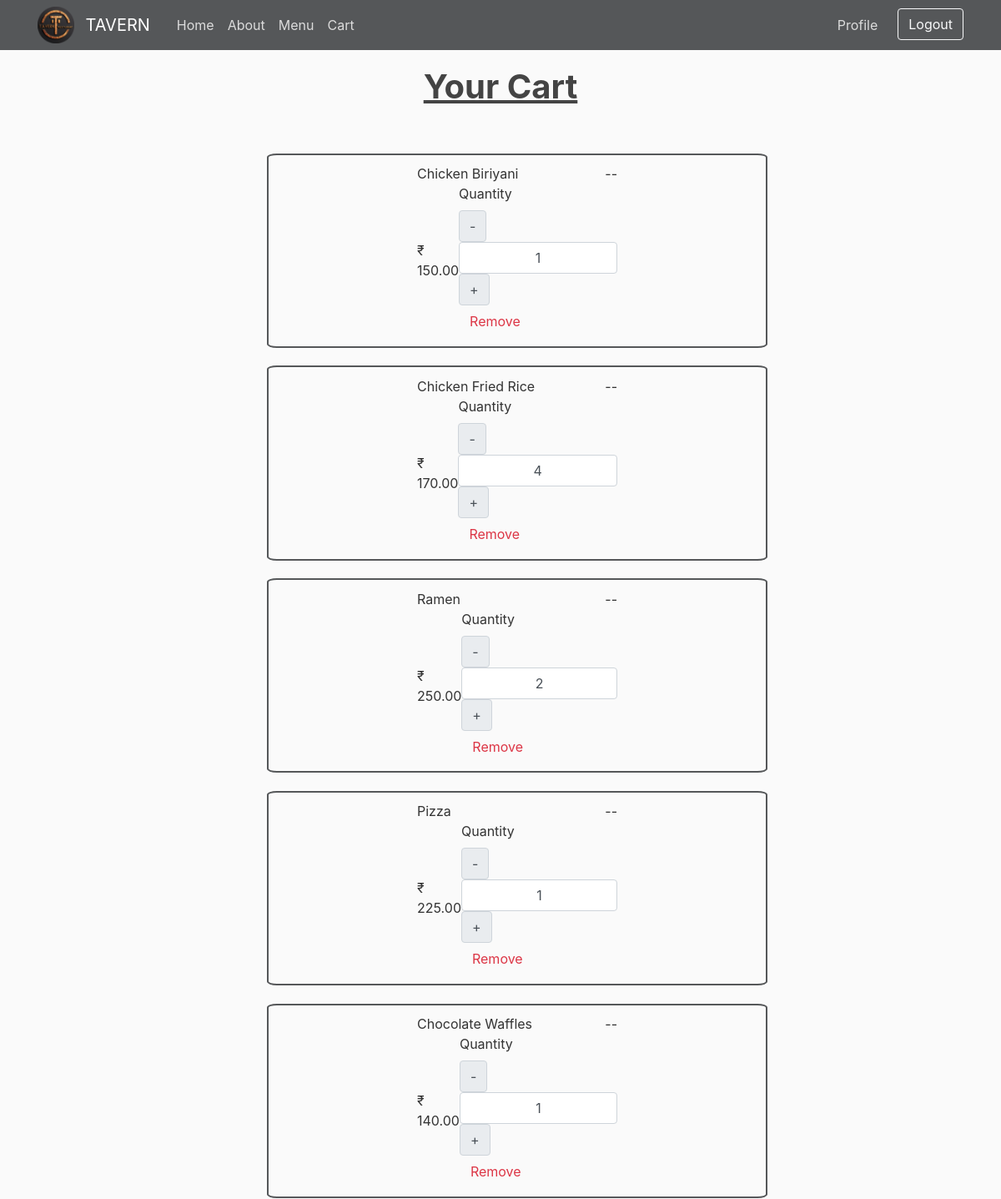
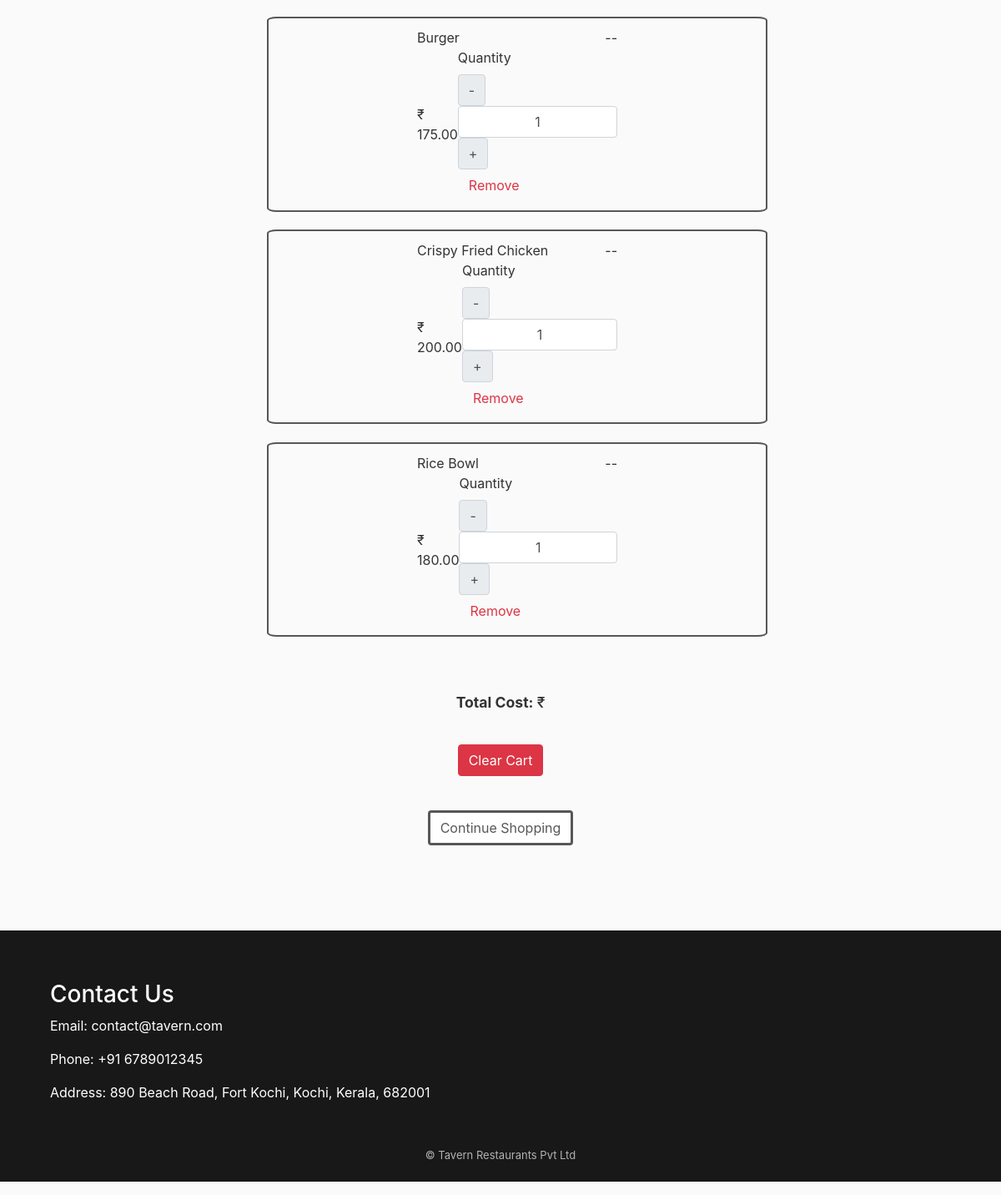
Before: /view-cart/ (signed in) with the older database file (2 pictures, top to bottom).
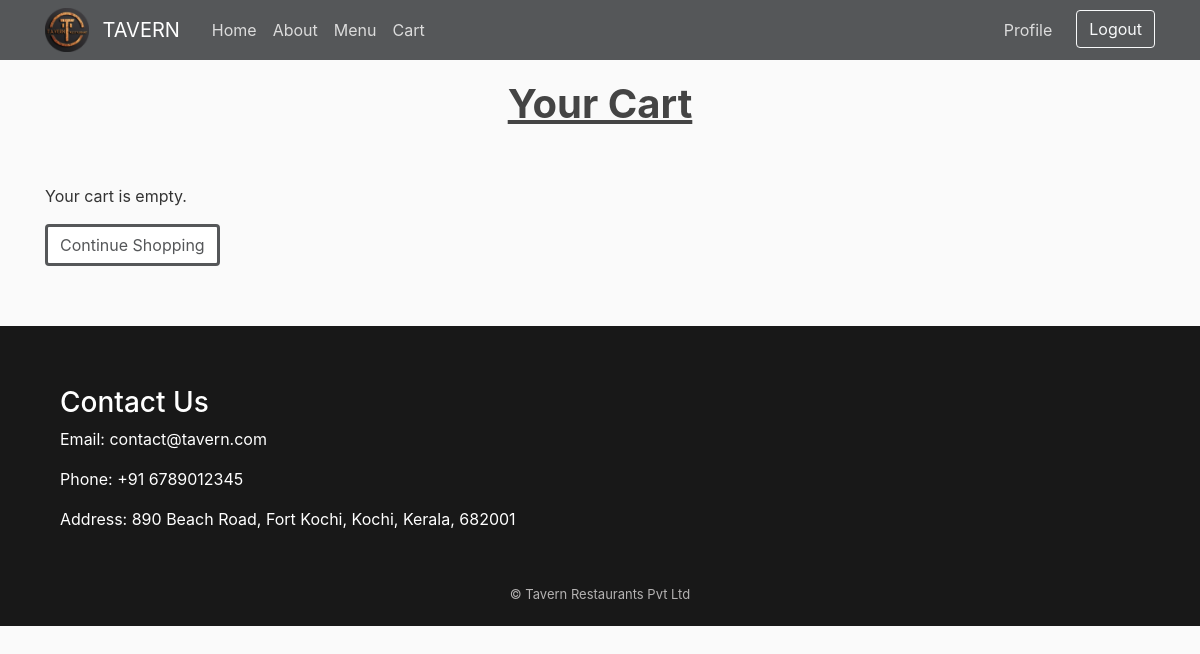
After: the same page with the newer database file.
### menu/models.py (models this page shows, shortened)
class Cart(models.Model):
    user = models.ForeignKey(User, on_delete=models.CASCADE)
    menu = models.ForeignKey(Menu, on_delete=models.CASCADE)
    menuQty = models.IntegerField(null=False, blank=False)
    date = models.DateTimeField(auto_now_add=True)

class Menu(models.Model):
    title = models.CharField(max_length=100)
    content = models.TextField()
    date_posted = models.DateTimeField(default=timezone.now)
    price = models.DecimalField(max_digits=10, decimal_places=2)
    image = models.ImageField(default="menu/default.jpg", upload_to="menu")
    qty = models.IntegerField(null=False, blank=False, default="1")
    def __str__(self):
        return self.title

### menu/controller/cart.py (the view)
# urls.py: path('view-cart/', cart.viewcart,  name='view-cart'),
def viewcart(request):
    cart = Cart.objects.filter(user=request.user)
    context = {
        'cart':cart
    }
    return render(request, 'menu/view_cart.html', context)

### menu/templates/menu/view_cart.html (shortened to what this page needs)
{% extends "menu/base.html" %}
{% load static %}
{% block content %}
<h1 class="menuTitle">Your Cart</h1>
{% if cart %}
<ul class="cartBox">
  {% for item in cart %}
  <li class="cartItem menuCard">
    <div class="cartInfo"><span>{{ item.menu }}</span> <span> -- </span></div>
    <div class="cartInfo">
      <span>₹ {{ item.menu.price }}</span>
       <div class="cartBtns">
        <label for="Quantity">Quantity</label>
        <div class="qtyBtnGroup">
          <button class="input-group-text changeQty decrement-btn">-</button>
          <input type="text" name="Quantity" value={{item.menuQty}} class="form-control qty-input text-center">
          <button class="input-group-text  changeQty increment-btn">+</button>
        </div>
        <div class="addBtnGroup">
          <button type="button" class="btn btn-link text-danger remBtn">Remove</button>
        </div>
    </div>
  </li>
  {% endfor %}
</ul>
<div class="cartFun">
  <p><strong>Total Cost: </strong> ₹ {{ total_cost }}</p>
  <a href="{% url 'clear-cart' %}" class="btn btn-danger">Clear Cart</a>
  {% else %}
  <p>Your cart is empty.</p>
  {% endif %}
  <a href="{% url 'menu' %}" class="btn btn-secondary">Continue Shopping</a>
</div>
{% endblock content %}

### menu/templates/menu/base.html (shortened to what this page needs)
{% load static %}
<!DOCTYPE html>
<html lang="en">
  <head>
    <link
      rel="stylesheet"
      href="https://cdn.jsdelivr.net/npm/bootstrap@4.0.0/dist/css/bootstrap.min.css"
    />
    <link
      rel="stylesheet"
      href="//cdn.jsdelivr.net/npm/alertifyjs@1.14.0/build/css/alertify.min.css"
    />
    <link rel="stylesheet" href="{% static 'menu/main.css' %}" />
    <link rel="stylesheet" href="{% static 'menu/menu.css' %}" />
    <link rel="stylesheet" href="{% static 'menu/cart.css' %}" />
    <link rel="stylesheet" href="{% static 'menu/home.css' %}" />
  </head>
  <body>
    <header class="site-header">
      <nav class="navbar navbar-expand-md navbar-dark bg-steel fixed-top">
        <div class="container">
          <a style="display: contents" href="{% url 'home' %}">
            <img src="../../../media/logo.png" alt="" style="width: 4%" />
            <span class="navbar-brand mr-4">&ThickSpace; TAVERN </span>
          </a>
          <div class="collapse navbar-collapse" id="navbarToggle">
            <div class="navbar-nav mr-auto">
              <a class="nav-item nav-link" href="{% url 'home' %}">Home</a>
              <a class="nav-item nav-link" href="{% url 'about' %}">About</a>
              <a class="nav-item nav-link" href="{% url 'menu' %}">Menu</a>
              {% if user.is_authenticated %}
              <a class="nav-item nav-link" href="{% url 'view-cart' %}">Cart</a>
              {% endif %}
            </div>
            <div class="navbar-nav">
              {% if user.is_authenticated %}
              <a class="nav-item nav-link mr-3" href="{% url 'profile' %}"
                >Profile</a
              >
              <form action="{% url 'logout' %}" method="post">
                <button type="submit" class="btn btn-outline-light">
                  Logout
                </button>
              </form>
              {% else %}
              <a class="nav-item nav-link" href="{% url 'login' %}">Login</a>
              <a class="nav-item nav-link" href="{% url 'register' %}"
                >Register</a
              >
              {% endif %}
            </div>
          </div>
        </div>
      </nav>
    </header>
    <main role="main" class="container">
      <div>{% block content %}{% endblock %}</div>
    </main>
    <div class="footer">
      <h3>Contact Us</h3>
      <p>Email: contact@tavern.com</p>
      <p>Phone: +91 6789012345</p>
      <p>Address: 890 Beach Road, Fort Kochi, Kochi, Kerala, 682001</p>
      <p class="copy">&copy; Tavern Restaurants Pvt Ltd</p>
    </div>
  </body>
</html>

### menu/static/menu/main.css (style rules this page uses)
body { background: #fafafa; color: #333333; margin-top: 5rem; }
h1, h2, h3, h4, h5, h6 { color: #444444; }
.bg-steel { background-color: #555759; }
.site-header .navbar-nav .nav-link { color: #dcdcdc; }
.footer { background-color: rgba(0, 0, 0, 0.9); color: white; padding: 5%; margin: 0; width: 100%; padding-bottom: 0; margin-top: 5%; }
.footer h3 { color: white !important; }
.copy { color: rgb(180, 178, 178); font-size: small; text-align: center; margin-top: 5%; padding-bottom: 2%; }
.btn-secondary { background-color: white; border: 3px solid#555759; color: #555759; }

### menu/static/menu/menu.css (style rules this page uses)
.menuTitle { margin-bottom: 5%; text-align: center; font-weight: 700; text-decoration: underline; }

Changed rows visible on the page:
removed Cart: menu "Chicken Biriyani", menu.price "150.00", Quantity "1"
removed Cart: menu "Chicken Fried Rice", menu.price "170.00", Quantity "4"
removed Cart: menu "Ramen", menu.price "250.00", Quantity "2"
removed Cart: menu "Pizza", menu.price "225.00", Quantity "1"
removed Cart: menu "Chocolate Waffles", menu.price "140.00", Quantity "1"
removed Cart: menu "Burger", menu.price "175.00", Quantity "1"
removed Cart: menu "Crispy Fried Chicken", menu.price "200.00", Quantity "1"
removed Cart: menu "Rice Bowl", menu.price "180.00", Quantity "1"
Other visible differences:
text no longer shown: "Total Cost: ₹ Clear Cart"
text now shown: "Your cart is empty."
